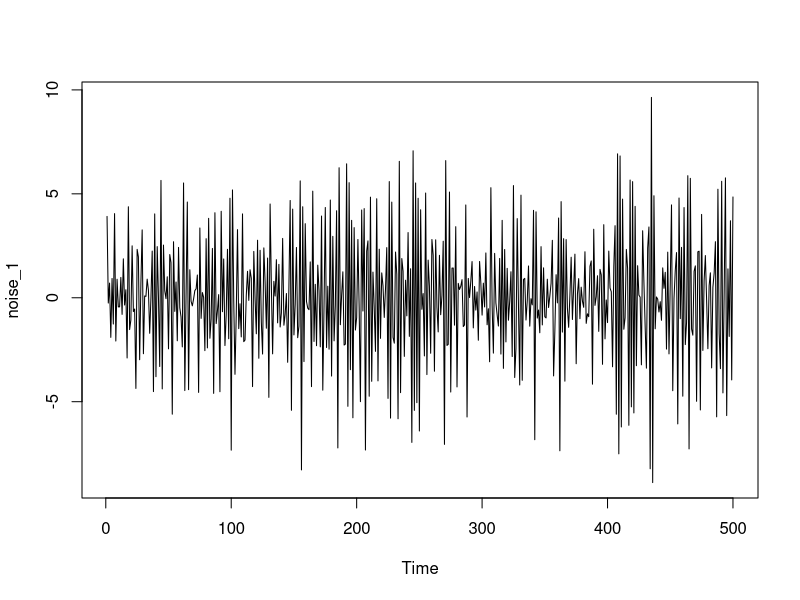
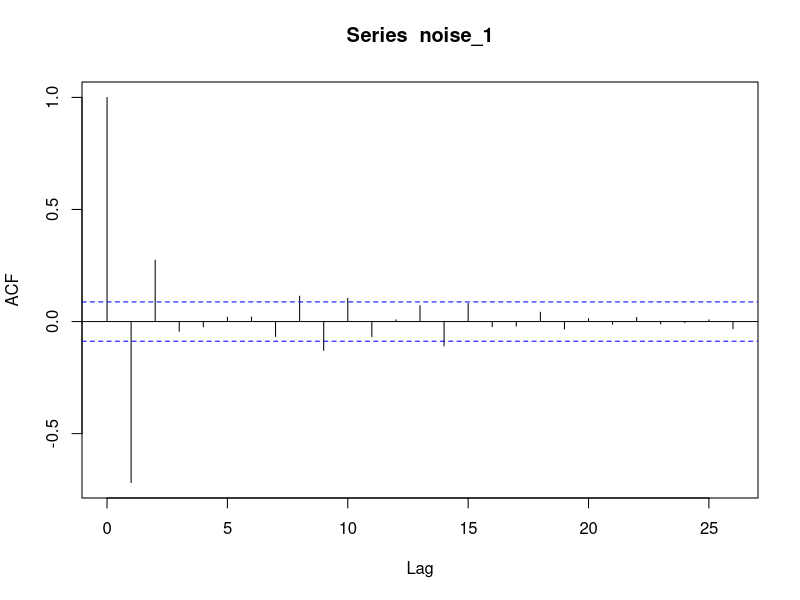
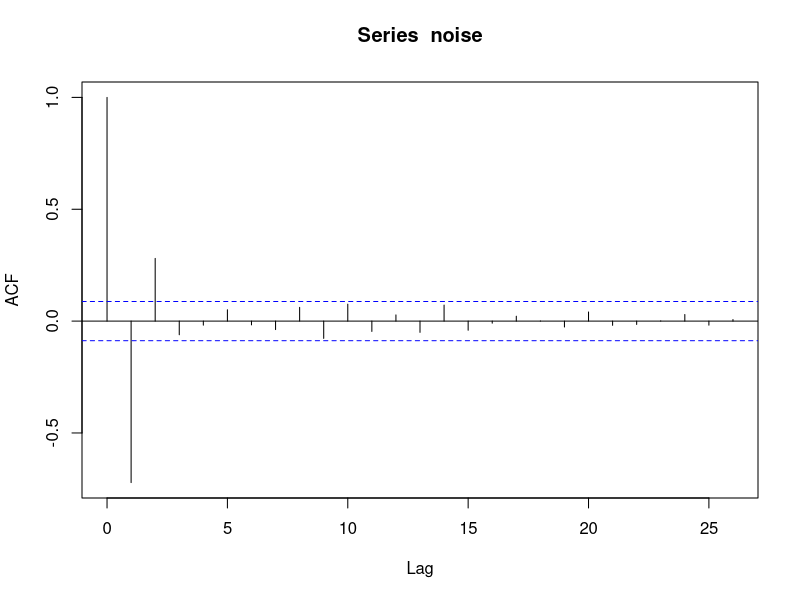
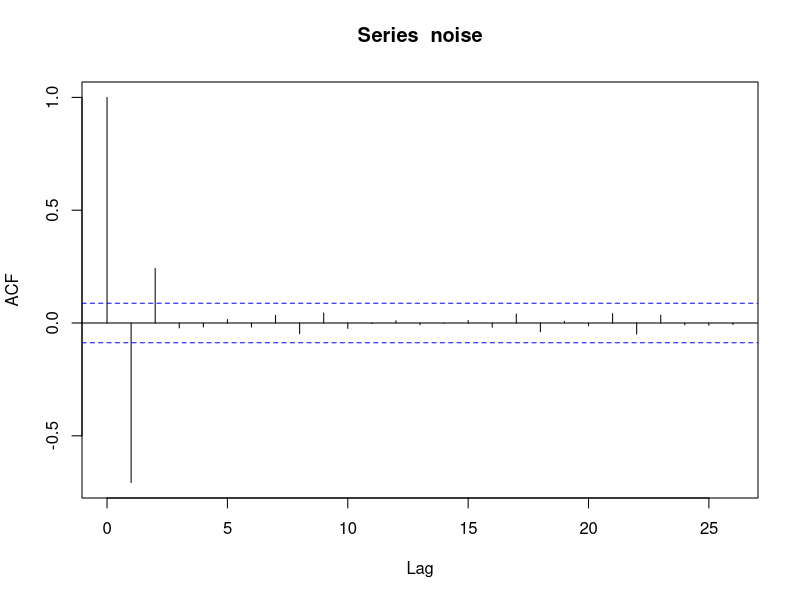
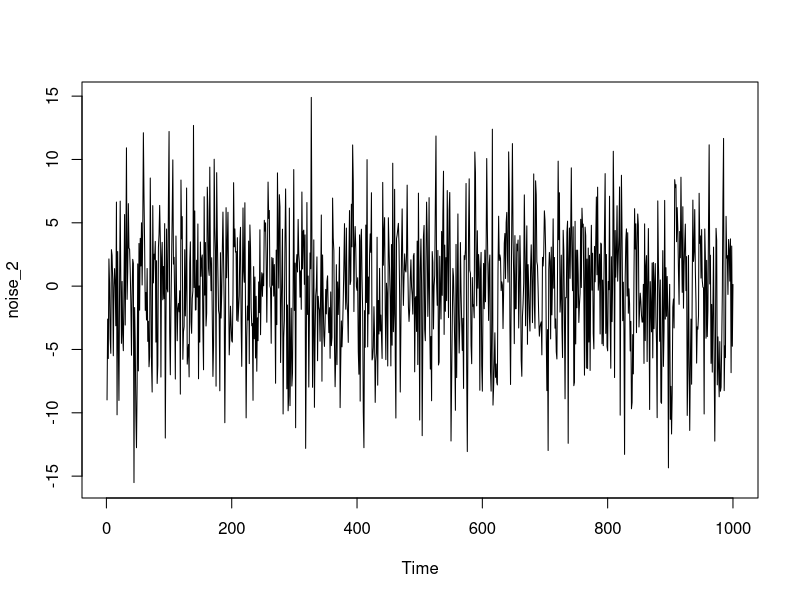
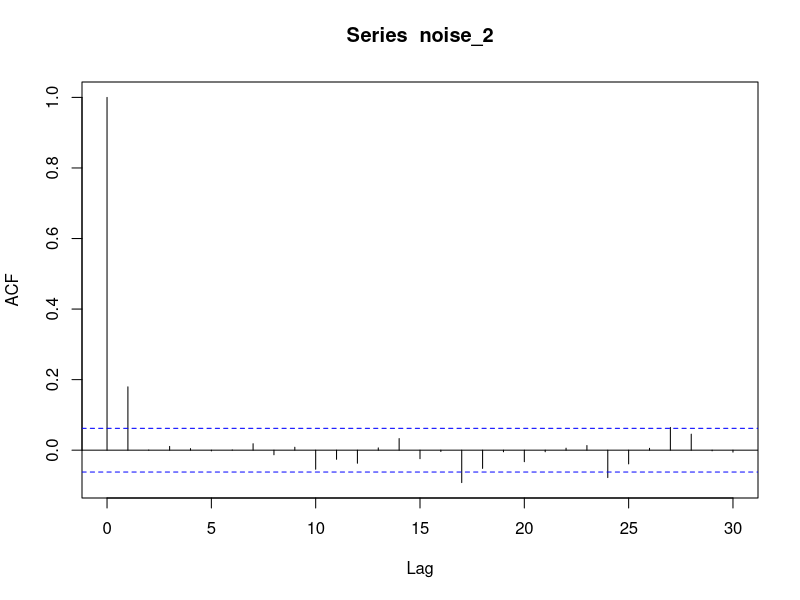
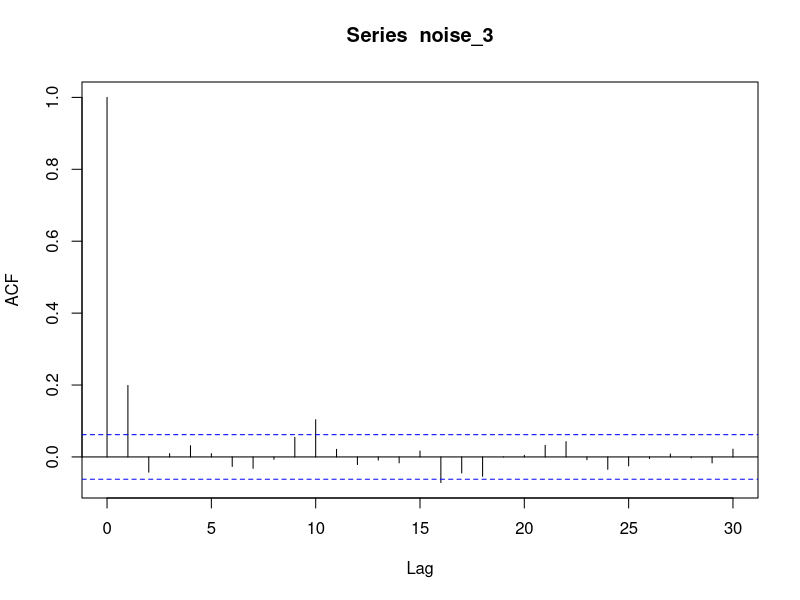
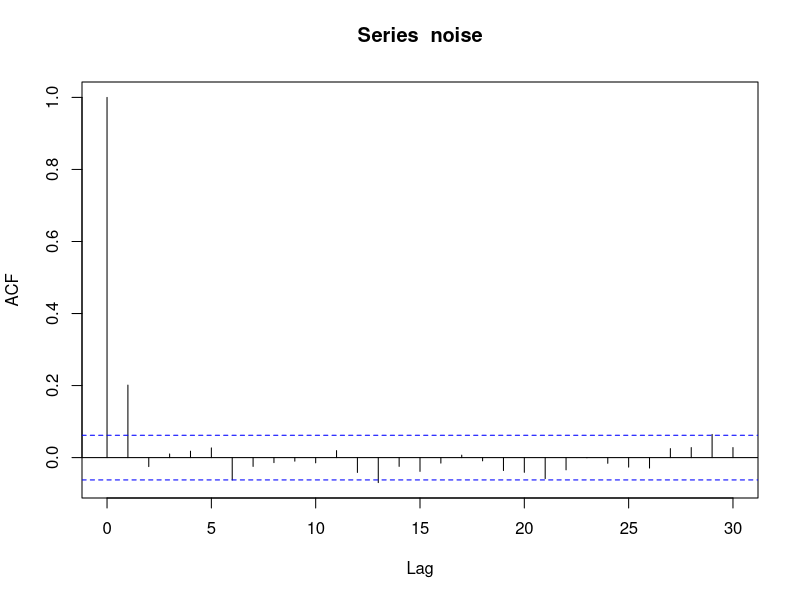

Recreate these plots in R, in order.
## ---- chunk 1
knitr::opts_chunk$set(echo = TRUE)
## ---- chunk 2
# For Q1 and Q2: Function to run repeated simulations
simulation <- function(coeffs, n, sd, repeats) {
  for (i in 1:repeats) {
    cat("Simulation", i)
    noise <- arima.sim(list(ma = coeffs), n = n, sd = sd)
    acf(noise)
  }
}
## ---- chunk 3
# simulate and plot the series
noise_1 <- arima.sim(list(ma = c(-4.25, 5.75, -1.8)), n = 500, sd = sqrt(0.2))
plot(noise_1)
## ---- chunk 4
# generate correlogram for sample
acf(noise_1)

# repeat the simulation a couple more times and generate correlogram
simulation(c(-4.25,5.75,-1.8), 500, sqrt(0.2), 2)
## ---- chunk 5
# Use ARMAacf to compute the acf of the model
ARMAacf(ma = c(-4.25, 5.75, -1.8))
## ---- chunk 6
noise_2 <- arima.sim(list(ma = c(5)), n = 1000, sd = sqrt(0.9))
plot(noise_2)
acf(noise_2)
## ---- chunk 7
noise_3 <- arima.sim(list(ma = c(0.2)), n = 1000, sd = sqrt(0.9))
acf(noise_3)
## ---- chunk 8
# Simulating the process from (2a) and plotting the sample acf 3 times
simulation(c(5), 1000, sqrt(0.9), 3)

# Simulating the process from (2b) and plotting the sample acf 3 times
simulation(c(0.2), 1000, sqrt(0.9), 3)
## ---- chunk 9
# function to plot and generate correlogram of Xt = alpha Xt-1 + Zt
simulation_2 <- function(alpha) {
  noise <- arima.sim(list(ar = c(alpha)), n = 1000, sd = 0.2)
  plot(noise)
  acf(noise)
}

# run function with alpha = 0.3
simulation_2(0.3)
## ---- chunk 10
# run simulation 3 more times with increasing alpha and plot acf's
for (alpha in c(0.6, 0.9, 0.99)) {
  cat("Alpha =", alpha, "simulation")
  simulation_2(alpha)
}
## ---- chunk 11
# run simulation 3 more times with alpha approaching -1 and plot acf's
for (alpha in c(-0.3, -0.6, -0.9, -0.99)) {
  cat("Alpha =", alpha, "simulation")
  simulation_2(alpha)
}
